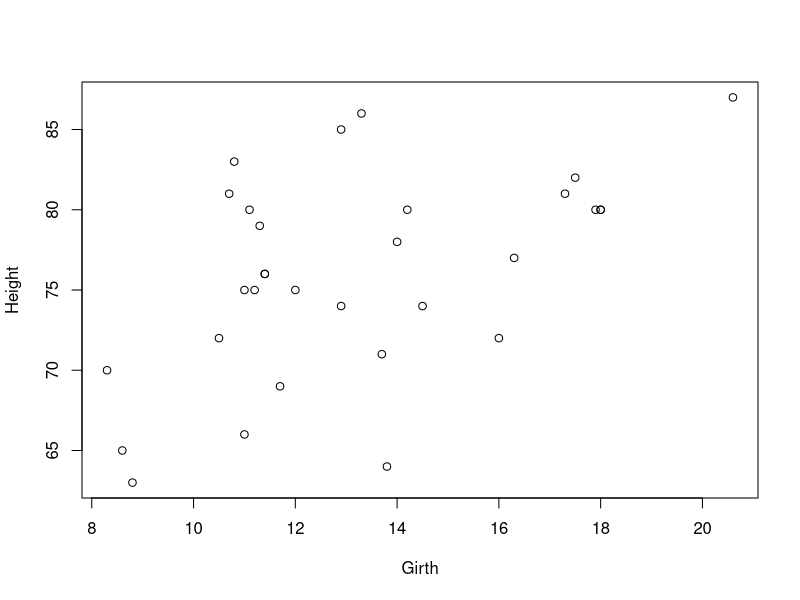

Source code (R):
args <- commandArgs(TRUE)
param <- as.integer(args[1])
data(trees)
png(filename="output/test.png", width = 800, height = 600)
with(trees,plot(Girth,Height))
graphics.off()
print(param)